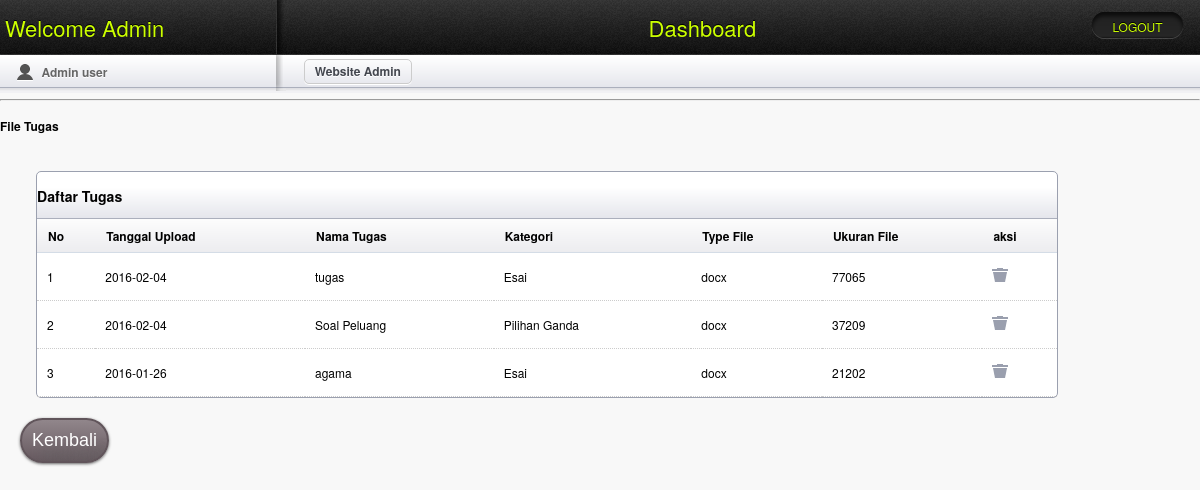
/admin/act_soal.php, run on the app's committed database.
### tables this page shows
CREATE TABLE IF NOT EXISTS `tugas` (
  `ID_soal` int(3) NOT NULL auto_increment,
  `ID_kategori` int(3) default NULL,
  `Nama_file` varchar(50) default NULL,
  `Tanggal` date default NULL,
  `Type_file` varchar(10) default NULL,
  `Ukuran_file` varchar(20) default NULL,
  `Nama_folder` varchar(100) default NULL,
  PRIMARY KEY  (`ID_soal`)
);

CREATE TABLE IF NOT EXISTS `kategori_soal` (
  `ID_kategori` int(11) NOT NULL auto_increment,
  `Nama_kategori` varchar(30) default NULL,
  PRIMARY KEY  (`ID_kategori`)
);

### admin/act_soal.php (the view, shortened to what this page needs)
<!doctype html>
<html lang="en">
<head>
	<link rel="stylesheet" href="css/layout.css" type="text/css" media="screen" />
</head>
<body>
	<header id="header">
		<hgroup>
			<h1 class="site_title"><a href="admin.php">Welcome Admin</a></h1>
			<h2 class="section_title">Dashboard</h2><div class="btn_view_site"><a href="../logout.php">LOGOUT</a></div>
		</hgroup>
	</header>
	<section id="secondary_bar">
		<div class="user">
			<p>Admin user</p>
		</div>
		<div class="breadcrumbs_container">
			<article class="breadcrumbs"><a href="#">Website Admin</a></article>
		</div>
	</section>
	<aside class="column">
		<hr/>
<?php
	switch($_GET['doquestion']){
	default:
?>
	<h4 class="alert_info">File Tugas</h4>
		<article class="module width_3_quarter">
		<header><h3 class="tabs_involved">Daftar Tugas</h3></header>
		<div id="tab1" class="tab_content" style="display: block;">
		<table class="tablesorter" cellspacing="0">
		<thead>
			<tr>
				<th class="header">No</th>
				<th class="header">Tanggal Upload</th>
				<th class="header">Nama Tugas</th>
				<th class="header">Kategori</th>
				<th class="header">Type File</th>
				<th class="header">Ukuran File</th>
				<th class="header">aksi</th>
			</tr>
		</thead>
		<tbody>
	<?php
		$sql = mysql_query("SELECT kategori_soal.ID_kategori, kategori_soal.Nama_kategori, tugas.* FROM tugas, kategori_soal WHERE kategori_soal.ID_kategori=tugas.ID_kategori ORDER BY ID_soal DESC");
		$no =  1;
		while ($r=mysql_fetch_array($sql)){ ?>
		<tr><td><?php echo $no; ?></td>
			<td><?php echo $r['Tanggal']; ?></td>
			<td><?php echo $r['Nama_file']; ?></td>
			<td><?php echo $r['Nama_kategori']; ?></td>
			<td><?php echo $r['Type_file']; ?></td>
			<td><?php echo $r['Ukuran_file']; ?></td>
			<td><a href="aksi.php?act=tugas&doquestion=hapus&id=<?php echo $r['ID_soal']; ?>"><img src="images/icn_trash.png" /></a></td>
		</tr>
		<?php $no++; } ?>
		</tbody>
		</table>
		</div>
		</article>
        <br class="clear" />
			<input class="button" type="button" value="Kembali" onClick=location.href="admin.php">
	<?php break; }?>
	</aside>
	</body>
</html>

### admin/css/layout.css (style rules this page uses)
html, div, map, dt, isindex, form, header, aside, section, section, article, footer { display: block; }
.button { margin-top: 20px; margin-left: 20px; float: left; font-family: Arial; color: #ffffff; font-size: 18px; padding: 10px; text-decoration: none; -webkit-border-radius: 28px; -moz-border-radius: 28px; -webkit-box-shadow: 0px 1px 3px #666666; -moz-box-shadow: 0px 1px 3px #666666; text-shadow: 10px 15px 11px #666666; border: solid #61555b 2px; background: -webkit-gradient(linear, 0 0, 0 100%, from(#91868b), to(#66595f)); background: -moz-linear-gradient(top, #91868b, #66595f); -ms-filter: progid:DXImageTransform.Microsoft.gradient(startColorStr=#91868b, endColorStr=#66595f); filter: progid:DXImageTransform.Microsoft.gradient(startColorStr=#91868b, endColorStr=#66595f); display:inline-block; }
in html, body { height: 100%; margin: 0; padding: 0; font-family: "Helvetica Neue", Helvetica, Arial, Verdana, sans-serif; background: #F8F8F8; font-size: 12px; }
a:link, a:visited { color: #77BACE; text-decoration: none; }
header#header { height: 55px; width: 100%; background: #222222 url(../images/header_bg.png) repeat-x; }
header#header h1.site_title, header#header h2.section_title { float: left; margin: 0; font-size: 22px; display: block; width: 23%; height: 55px; font-weight: normal; text-align: left; text-indent: 1.8%; line-height: 55px; color: #ccff00; text-shadow: 0 -1px 0 #000; }
header#header h1.site_title a { color: #ccff00; text-decoration: none; }
header#header h2.section_title { text-align: center; text-indent: 4.5%; width: 68%; background: url(../images/header_shadow.png) no-repeat left top; }
.btn_view_site { float: left; width: 9%; }
.btn_view_site a { display: block; margin-top: 12px; width: 91px; height: 27px; background: url(../images/btn_view_site.png) no-repeat; text-align: center; line-height: 29px; color: #ccff00; text-decoration: none; text-shadow: 0 -1px 0 #000; }
section#secondary_bar { height: 38px; width: 100%; background: #F1F1F4 url(../images/secondary_bar.png) repeat-x; }
section#secondary_bar .user { float: left; width: 23%; height: 38px; }
.user p { margin: 0; padding: 0; color: #666666; font-weight: bold; display: block; float: left; width: 85%; height: 35px; line-height: 35px; text-indent: 25px; text-shadow: 0 1px 0 #fff; background: url(../images/icn_user.png) no-repeat center left; margin-left: 6%; }
section#secondary_bar .breadcrumbs_container { float: left; width: 77%; background: url(../images/secondary_bar_shadow.png) no-repeat left top; height: 38px; }
article.breadcrumbs { float: left; padding: 0 10px; border: 1px solid #ccc; -webkit-border-radius: 5px; -moz-border-radius: 5px; border-radius: 5px; -webkit-box-shadow: 0 1px 0 #fff; -moz-box-shadow: 0 1px 0 #fff; box-shadow: 0 1px 0 #fff; height: 23px; margin: 4px 3%; }
.breadcrumbs a { display: inline-block; float: left; height: 24px; line-height: 23px; }
.breadcrumbs a:link, .breadcrumbs a:visited { color: #44474F; text-decoration: none; text-shadow: 0 1px 0 #fff; font-weight: bold; }
.module { border: 1px solid #9BA0AF; width: 100%; margin: 20px 3% 0 3%; margin-top: 20px; -webkit-border-radius: 5px; -moz-border-radius: 5px; border-radius: 5px; background: #ffffff; }
.module header { height: 38px; width: 100%; background: #F1F1F4 url(../images/secondary_bar.png) repeat-x; -webkit-border-top-left-radius: 5px; -webkit-border-top-right-radius: 5px; -moz-border-radius-topleft: 5px; -moz-border-radius-topright: 5px; border-top-left-radius: 5px; border-top-right-radius: 5px; }
.width_3_quarter { width: 85%; margin-right: 0; float: left; }
.tablesorter { width: 100%; margin: -5px 0 0 0; }
.tablesorter td { margin: 0; padding: 0; border-bottom: 1px dotted #ccc; }
.tablesorter thead tr { height: 34px; background: url(../images/table_sorter_header.png) repeat-x; text-align: left; text-indent: 10px; cursor: pointer; }
.tablesorter td { padding: 15px 10px; }

### data on the page
tugas: Tanggal "2016-02-04", Nama_file "tugas", ID_kategori.Nama_kategori "Esai", Type_file "docx", Ukuran_file "77065"
tugas: Tanggal "2016-02-04", Nama_file "Soal Peluang", ID_kategori.Nama_kategori "Pilihan Ganda", Type_file "docx", Ukuran_file "37209"
tugas: Tanggal "2016-01-26", Nama_file "agama", ID_kategori.Nama_kategori "Esai", Type_file "docx", Ukuran_file "21202"
